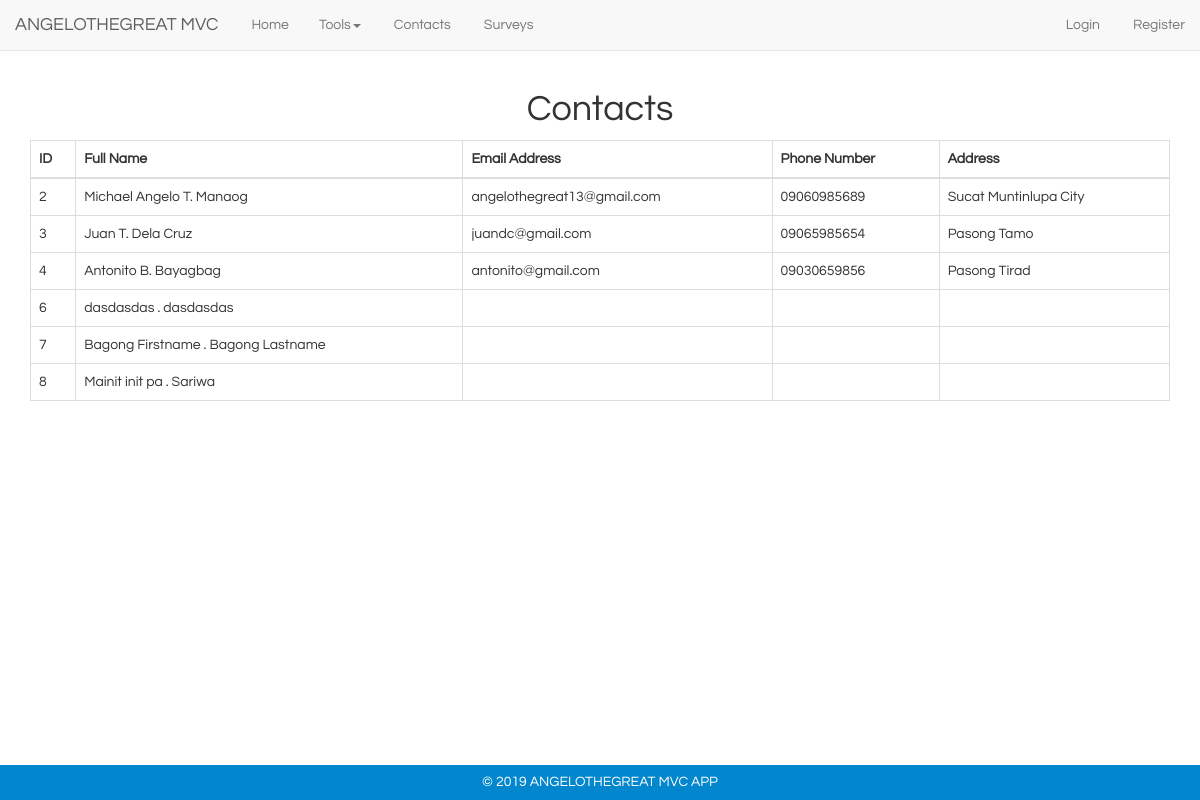
Screenshot of /contacts with the database file from the repository.
### tables this page shows
CREATE TABLE `contacts` (
  `id` int(11) NOT NULL,
  `fname` varchar(150) NOT NULL,
  `mname` varchar(100) NOT NULL,
  `lname` varchar(150) NOT NULL,
  `email` varchar(150) NOT NULL,
  `phone` varchar(20) NOT NULL,
  `address` varchar(255) NOT NULL
);

### app/controllers/ContactsController.php (called while the page is built, shortened)
<?php
class ContactsController extends Controller
{
    public function __construct($controller,$action)
    {
        $this -> view -> setLayout('master');
    }
    public function index()
    {
        $this -> view -> load('contacts/index',['contacts' => $this -> contact -> lists()]);
    }
}
?>

### index.php (called while the page is built, shortened)
<?php
    $router = new Router();
    $router -> route();
    $router -> dispatch();
?>

### core/DB.php (called while the page is built, shortened)
<?php
class DB
{
	private $_pdo,
			$_query,
			$_error = false,
			$_results,
			$_count = 0,
			$_lastInsertID = null;
	private function __construct($dbname)
	{
		try {
		    $this -> _pdo = new PDO('mysql:host='.DB_HOST.';dbname='.$dbname,DB_USER,DB_PASS);
		}
		catch (PDOException $e){
			die($e -> getMessage());
		}
	}
	public function query($sql,$params = array())
	{
		if ($this -> _query = $this -> _pdo -> prepare($sql))
		{
			if ($this -> _query -> execute())
			{
				$this -> _results = $this -> _query -> fetchAll(PDO::FETCH_OBJ);
			}
			else
			{
				$this -> _error = true;
			}
		}
		return $this;
	}
	public function all($table, $field = null , $order = 'ASC')
	{
		$sql = "SELECT * FROM {$table}";
		$newSql = ($field == null) ? $sql .= "" : $sql.=" ORDER BY {$field} {$order}" ;
		$data = $this -> query($newSql) -> results();
		if (!$data) {
			echo "Empty Data";
		}
		else {
			return $data;
		}
	}
	public function results()
	{
		return $this -> _results;
	}
}
?>

### app/models/Contact.php (called while the page is built, shortened)
<?php
class Contact extends Model
{
	public function lists()
	{
		return $this -> _db -> all('contacts');
	}
}
?>

### app/views/contacts/index.php (the view, shortened to what this page needs)
<div class="col-md-12">
	<h1 class="text-center">Contacts</h1>
	<div class="table-responsive">
		<table class="table table-hover table-bordered">
			<thead>
				<tr>
					<th>ID</th>
					<th>Full Name</th>
					<th>Email Address</th>
					<th>Phone Number</th>
					<th>Address</th>
			</thead>
			<tbody>
				<?php foreach ($data['contacts'] as $contact) :?>
				<tr>
					<td><?php echo $contact -> id;?></td>
					<td><?php echo $contact -> fname.' '.$contact -> mname.'. '.$contact -> lname;?></td>
					<td><?php echo $contact -> email;?></td>
					<td><?php echo $contact -> phone;?></td>
					<td><?php echo $contact -> address;?></td>
				</tr>
				<?php endforeach;?>
			</tbody>
		</table>
	</div>
</div>

### core/Router.php
<?php
class Router
{
    private $_controller = DEFAULT_CONTROLLER,
            $_action = 'index',
            $_params = array();
    public function route()
    {
        $url = (isset($_SERVER['PATH_INFO'])) ? explode('/', ltrim($_SERVER['PATH_INFO'], '/')) : [] ;
        if (isset($url[0]) && $url[0] != '' ) {
            $this -> _controller = ucwords($url[0].'Controller');
            $this -> _action = $url[0];
        }
        array_shift($url);
        $this -> _action = (isset($url[0]) && $url[0] != '') ? $url[0] : 'index';
        array_shift($url);
        $this -> _params = $url;
    }
    public function dispatch()
    {
        if (class_exists($this -> _controller))
        {
            $dispatch = new $this -> _controller($this -> _controller,$this -> _action);
            if (method_exists($this -> _controller,$this -> _action)) {
                call_user_func_array([$dispatch,$this -> _action],$this -> _params);
            }
            else {
                Redirect::to(404);
            }
        }
        else{
            Redirect::to(404);
        }
    }
}
?>

### core/View.php (shortened to what this page needs)
<?php
class View
{
    protected $_head,
              $_body,
              $_footer,
              $_siteTitle = SITE_TITLE,
              $_outputBuffer,
              $_layout;
    public function load($viewName,$data = [])
    {
        $viewArray = explode('/',$viewName);
        $viewString = implode(DS,$viewArray);
        if (file_exists(ROOT.DS.'app'.DS.'views'.DS.$viewString.'.php'))
        {
            include(ROOT.DS.'app'.DS.'views'.DS.$viewString.'.php');
            include(ROOT.DS.'app'.DS.'views'.DS.'layouts'.DS.$this -> _layout . '.php');
        }
        else {
            die('The view\"'.$viewName.'\"does not exists');
        }
    }
    public function content($type)
    {
        switch ($type) {
            case 'head':
                return $this -> _head;
            break;
            case 'body':
                return $this -> _body;
            break;
            case 'footer':
                return $this -> _footer;
            break;
        }
    }
    public function start($type)
    {
        $this -> _outputBuffer = $type;
    }
    public function end()
    {
        if ($this -> _outputBuffer == 'head') {
            $this -> _head = ob_get_clean();
        }
        elseif ($this -> _outputBuffer == 'body') {
            $this -> _body = ob_get_clean();
        }
        elseif ($this -> _outputBuffer == 'footer') {
            $this -> _footer = ob_get_clean();
        }
        else {
            die("You must first run the start method");
        }
    }
    public function setLayout($path)
    {
        $this -> _layout = $path;
    }
}
?>

### app/views/layouts/master.php (shortened to what this page needs)
<!DOCTYPE html>
<html lang="en">
<head>
<link href="<?php echo CSS;?>bootstrap.min.css" rel="stylesheet">
<link href="<?php echo CSS;?>main.css" rel="stylesheet">
</head>
<body>
<?php include 'navbar.php';?>
<div class="container-fluid">
    <?php echo $this -> content('body');?>
</div>
<?php include 'footer.php';?>
</body>
</html>

### app/views/layouts/navbar.php (shortened to what this page needs)
<nav class="navbar navbar-default navbar-fixed-top" role="navigation">
        <div class="navbar-header">
            <a class="navbar-brand" href="<?php echo SITE_ROOT;?>">ANGELOTHEGREAT MVC</a>
        </div>
        <div class="collapse navbar-collapse navbar-ex1-collapse">
            <ul class="nav navbar-nav">
                <li><a href="<?php echo SITE_ROOT;?>"><i class="fa fa-home"></i> &nbsp;Home</a></li>
                <li class="dropdown">
                <a href="#" class="dropdown-toggle" data-toggle="dropdown" role="button" aria-haspopup="true" aria-expanded="false">Tools<span class="caret"></span></a>
                </li>
                <li><a href="<?php echo SITE_ROOT;?>contacts"><i class="fa fa-home"></i> &nbsp;Contacts</a></li>
                <li><a href="<?php echo SITE_ROOT;?>surveys"><i class="fa fa-home"></i> &nbsp;Surveys</a></li>
            </ul>
            <ul class="nav navbar-nav navbar-right">
                <li><a href="#"><i class="fa fa-sign-in"></i> &nbsp;Login</a></li>
                <li><a href="#"><i class="fa fa-sign-in"></i> &nbsp;Register</a></li>
            </ul>
        </div>
    </nav>

### app/views/layouts/footer.php
<footer class="navbar-fixed-bottom">
<div class="container-fluid">
    <h5 class="text-center">© <?php echo date("Y");?> ANGELOTHEGREAT MVC APP</h5>
</div>
</footer>

### public/css/main.css (style rules this page uses)
body { font-family:'Questrial'; margin:0 auto; max-width: 1700px; padding-top: 70px; }
.navbar { padding-right:15px !important; }
footer { background-color: #0287cf; color: #FFF; margin:0 auto; max-width: 1700px; }

### rows the page displays
contacts: id "2", fname "Michael Angelo", mname "T", lname "Manaog", email "angelothegreat13@gmail.com", phone "09060985689", address "Sucat Muntinlupa City"
contacts: id "3", fname "Juan", mname "T", lname "Dela Cruz", email "juandc@gmail.com", phone "09065985654", address "Pasong Tamo"
contacts: id "4", fname "Antonito", mname "B", lname "Bayagbag", email "antonito@gmail.com", phone "09030659856", address "Pasong Tirad"
contacts: id "6", fname "dasdasdas", lname "dasdasdas"
contacts: id "7", fname "Bagong Firstname", lname "Bagong Lastname"
contacts: id "8", fname "Mainit init pa", lname "Sariwa"
